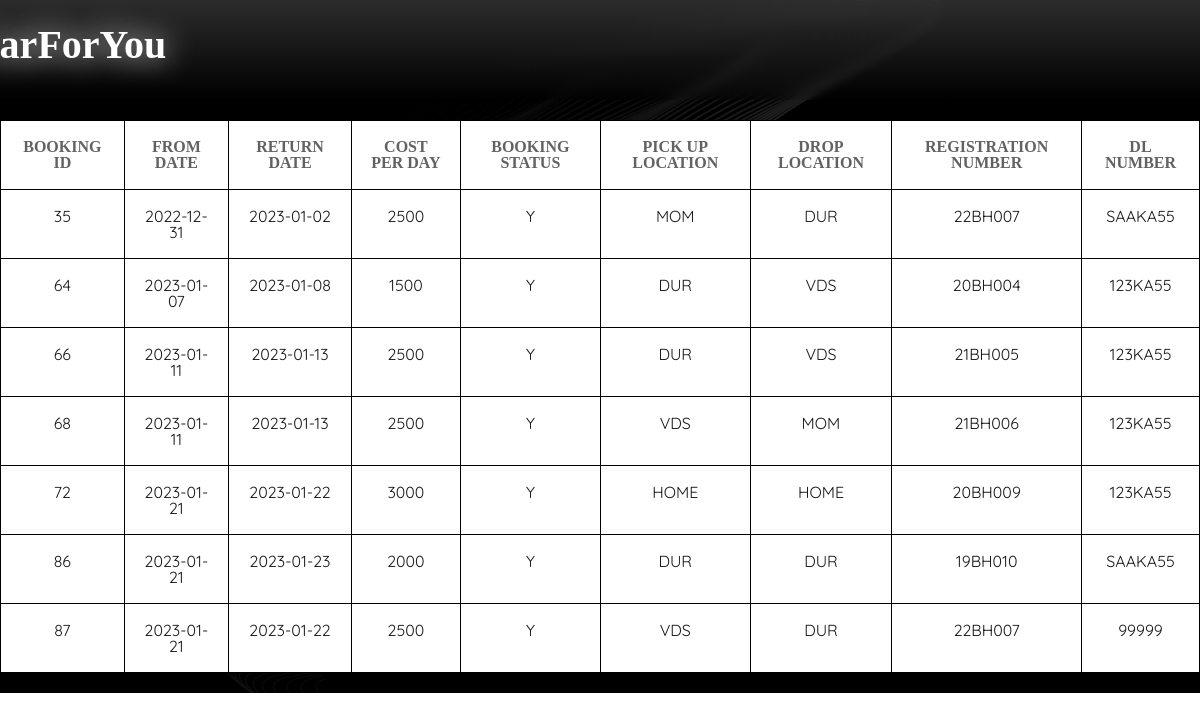
Page /admin/showbook.php on the committed database.
### tables this page shows
CREATE TABLE `booking_details` (
  `BOOKING_ID` int(11) NOT NULL,
  `FROM_DT_TIME` date DEFAULT NULL,
  `RET_DT_TIME` date DEFAULT NULL,
  `AMOUNT` int(11) NOT NULL,
  `BOOKING_STATUS` char(1) NOT NULL,
  `PICKUP_LOC` char(4) NOT NULL,
  `DROP_LOC` char(4) NOT NULL,
  `REG_NUM` char(7) NOT NULL,
  `DL_NUM` char(8) NOT NULL
);

### admin/showbook.php (the view, shortened to what this page needs)
<!DOCTYPE html>
<html lang="en">
<head>
	<link rel="stylesheet" type="text/css" href="css/reset.css">
	<link rel="stylesheet" type="text/css" href="css/responsive.css">
</head>
<body>
	<section class="">
		<?php
        include 'header.php';
        $car = "SELECT * FROM booking_details";
        $car1 = $conn->query($car);
        ?>
        <div class="cal">
        <table class="invc">
            <tr>
            <td><h3>BOOKING ID</h3></td>
            <td><h3>FROM DATE</h3></td>
            <td><h3>RETURN DATE</h3></td>
            <td><h3>COST PER DAY</h3></td>
            <td><h3>BOOKING STATUS</h3></td>
            <td><h3>PICK UP LOCATION</h3></td>
            <td><h3>DROP LOCATION</h3></td>
            <td><h3>REGISTRATION NUMBER</h3></td>
            <td><h3>DL NUMBER</h3></td>
            </tr>
        <?php
        while($carw1=$car1->fetch_assoc())
        {
            ?>
            <tr>
            <td><?php echo $carw1['BOOKING_ID'] ?></td>
            <td><?php echo $carw1['FROM_DT_TIME'] ?></td>
            <td><?php echo $carw1['RET_DT_TIME'] ?></td>
            <td><?php echo $carw1['AMOUNT'] ?></td>
            <td><?php echo $carw1['BOOKING_STATUS'] ?></td>
            <td><?php echo $carw1['PICKUP_LOC'] ?></td>
            <td><?php echo $carw1['DROP_LOC'] ?></td>
            <td><?php echo $carw1['REG_NUM'] ?></td>
            <td><?php echo $carw1['DL_NUM'] ?></td>
            </tr>
        <?php }
        ?>
	</section>
</body>
</html>

### admin/css/responsive.css (style rules this page uses)
body { background-image: url('/ev/assets/bgm.jpg'); background-size: contain; background-repeat: no-repeat; background-size: cover; }
html { scroll-behavior: smooth; }
h1, h2, h3, h4, h5, h6 { color: #626262; font-family: "Good Times"; }
h3 { font-size: 1.0em; margin: 0em 0 }
h1, h2, h3, h4, h5, h6 { font-weight: bolder }
.cal { display: flex; margin-top: 100px; }
.invc { margin: 20px auto; background: white; }
.invc tr { font-family: 'Quicksand'; text-align: center; color: #171717; }
.invc th, .invc td { border: 1px solid black; padding: 15px; padding: 18px; }
::placeholder { color: #ededed; }

### rows in the picture
booking_details: BOOKING_ID "35", FROM_DT_TIME "2022-12-31", RET_DT_TIME "2023-01-02", AMOUNT "2500", BOOKING_STATUS "Y", PICKUP_LOC "MOM", DROP_LOC "DUR", REG_NUM "22BH007", DL_NUM "SAAKA55"
booking_details: BOOKING_ID "64", FROM_DT_TIME "2023-01-07", RET_DT_TIME "2023-01-08", AMOUNT "1500", BOOKING_STATUS "Y", PICKUP_LOC "DUR", DROP_LOC "VDS", REG_NUM "20BH004", DL_NUM "123KA55"
booking_details: BOOKING_ID "66", FROM_DT_TIME "2023-01-11", RET_DT_TIME "2023-01-13", AMOUNT "2500", BOOKING_STATUS "Y", PICKUP_LOC "DUR", DROP_LOC "VDS", REG_NUM "21BH005", DL_NUM "123KA55"
booking_details: BOOKING_ID "68", FROM_DT_TIME "2023-01-11", RET_DT_TIME "2023-01-13", AMOUNT "2500", BOOKING_STATUS "Y", PICKUP_LOC "VDS", DROP_LOC "MOM", REG_NUM "21BH006", DL_NUM "123KA55"
booking_details: BOOKING_ID "72", FROM_DT_TIME "2023-01-21", RET_DT_TIME "2023-01-22", AMOUNT "3000", BOOKING_STATUS "Y", PICKUP_LOC "HOME", DROP_LOC "HOME", REG_NUM "20BH009", DL_NUM "123KA55"
booking_details: BOOKING_ID "86", FROM_DT_TIME "2023-01-21", RET_DT_TIME "2023-01-23", AMOUNT "2000", BOOKING_STATUS "Y", PICKUP_LOC "DUR", DROP_LOC "DUR", REG_NUM "19BH010", DL_NUM "SAAKA55"
booking_details: BOOKING_ID "87", FROM_DT_TIME "2023-01-21", RET_DT_TIME "2023-01-22", AMOUNT "2500", BOOKING_STATUS "Y", PICKUP_LOC "VDS", DROP_LOC "DUR", REG_NUM "22BH007", DL_NUM "99999"
